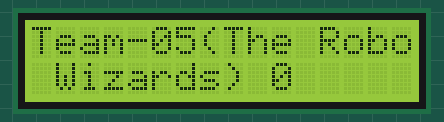
The sketch below on a simulated Arduino Uno, built with avr-gcc and run on an emulated ATmega328P. On the bench: 16×2 character LCD.

Above: at 0.1 s.
At 4.1 s:
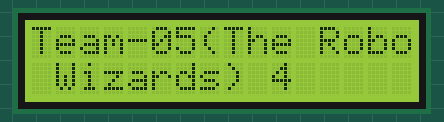
At 9.1 s:
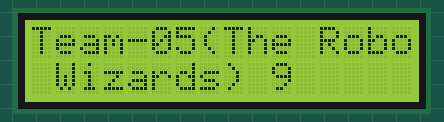
At 19.1 s:
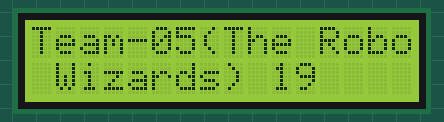
At 29.1 s:
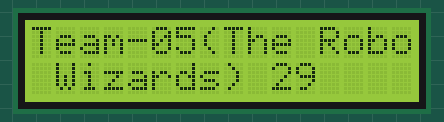
At 39.1 s:
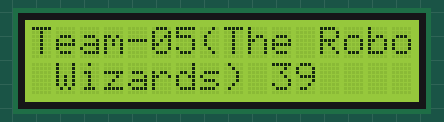

The sketch:

Lcd_team_name.ino
```cpp
#include <LiquidCrystal.h>
const int rs = 12, en = 11, d4 = 5, d5 = 4, d6 = 3, d7 = 2;
LiquidCrystal lcd(rs, en, d4, d5, d6, d7);
void setup() {
  lcd.begin(16, 2);
  lcd.print("Team-05(The Robo");
  lcd.setCursor(0, 1);
  lcd.print(" Wizards) ");
}
void loop() {
  lcd.setCursor(0, 1);
  lcd.print(" Wizards) ");
  lcd.print(millis() / 1000);
}
```

Measured:
- what the display in image 1 shows lasts 1.0 s, from 4.0 s to 5.0 s
